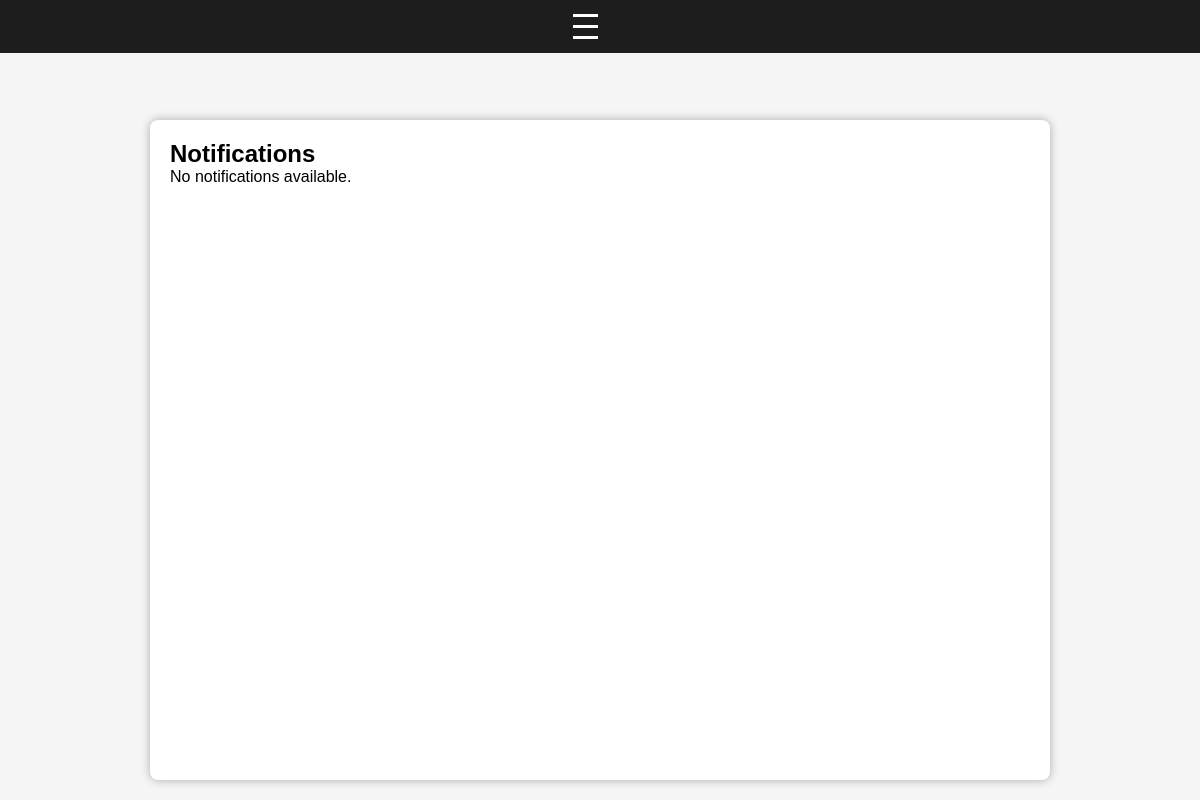
The app's page /notifications (signed in), older data.
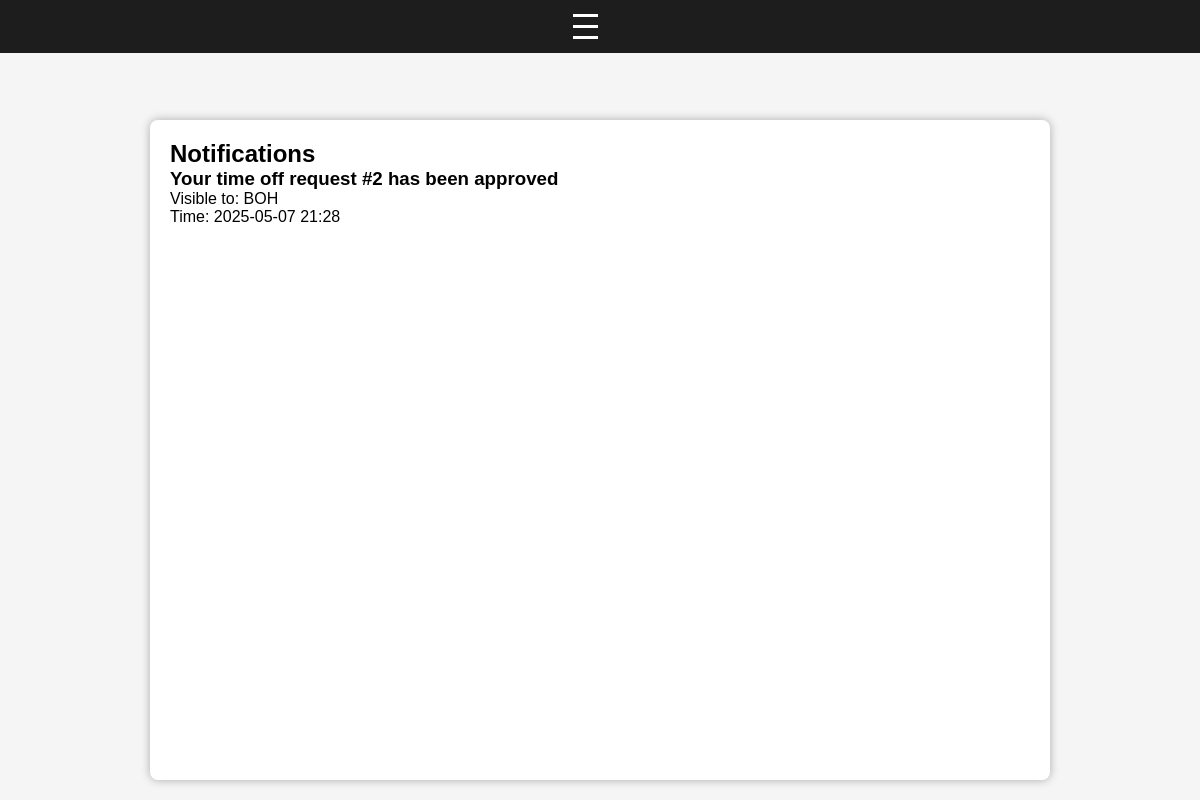
The same page, newer data.
### app/models.py (models this page shows)
class Notification(db.Model):
    id = db.Column(db.Integer, primary_key=True)
    message = db.Column(db.String(255), nullable=False)
    role = db.Column(db.String(50), nullable=False)
    timestamp = db.Column(db.DateTime)
    staff_id = db.Column(db.Integer, db.ForeignKey('staff.id', ondelete="CASCADE"), nullable=True)

### app/routes/notifications_routes.py (the view)
@notifications_bp.route('/notifications')
def notifications():
    user_id = session.get('user_id')
    role_id = session.get('role_id')
    if not user_id or not role_id:
        return redirect(url_for('auth.sign_in'))
    staff = AuthLogic.get_staff_record(user_id)
    role = NotificationLogic.get_role(role_id)
    if not staff or not role:
        return "No access to notifications."
    notifications = NotificationLogic.get_notifications_for_staff_and_role(
        staff.id,
        role.role_name
    )
    return render_template('notifications.html', notifications=notifications)

### app/logic/auth_logic.py (called while the page is built)
    @staticmethod
    def get_staff_record(user_id):
        return BaseCRUD.get_row(Staff, user_id = user_id)

### app/logic/base_crud.py (called while the page is built)
    @staticmethod
    def get_by_id(model, id):
        return model.query.get(id) # return row by id

    @staticmethod
    def get_row(model, **kwargs):
        return model.query.filter_by(**kwargs).first() #  get a single row based on the kwargs

    @staticmethod # get notification for either specific staff or for role based
    def get_staff_sensitive_notifications(model, staff_id, role_name):
        return model.query.filter(
            or_(
                model.staff_id == staff_id,
                and_(model.staff_id == None, model.role == role_name)
            )
        ).order_by(model.timestamp.desc()).all()

### app/logic/notification_logic.py (called while the page is built)
    @staticmethod
    def get_notifications_for_staff_and_role(staff_id, role_name):
        return BaseCRUD.get_staff_sensitive_notifications(Notification, staff_id, role_name)

    @staticmethod
    def get_role(role_id):
        return BaseCRUD.get_by_id(Role, role_id)

### templates/notifications.html (shortened to what this page needs)
<!DOCTYPE html>
<html lang="en">
<head>
    <link rel="stylesheet" href="{{ url_for('static', filename='css/base.css') }}">
</head>
<body>
    {% include 'partials/nav.html' %}
    <section>
    <h1>Notifications</h1>
    <div class="notifications-container">
        {% for note in notifications %}
        <div class="notification">
            <h3>{{ note.message }}</h3>
            <p >Visible to: {{ note.role }}</p>
            {% if note.timestamp %}
            <p >Time: {{ note.timestamp.strftime('%Y-%m-%d %H:%M') }}</p>
            {% endif %}
        </div>
        {% else %}
        <p >No notifications available.</p>
        {% endfor %}
    </div>
</section>
</body>
</html>

Row changes from the older to the newer data that the page shows:
added Notification: message "Your time off request #2 has been approved", role "BOH", timestamp "2025-05-07 21:28"
Text that changed along with them:
text no longer shown: "No notifications available."
